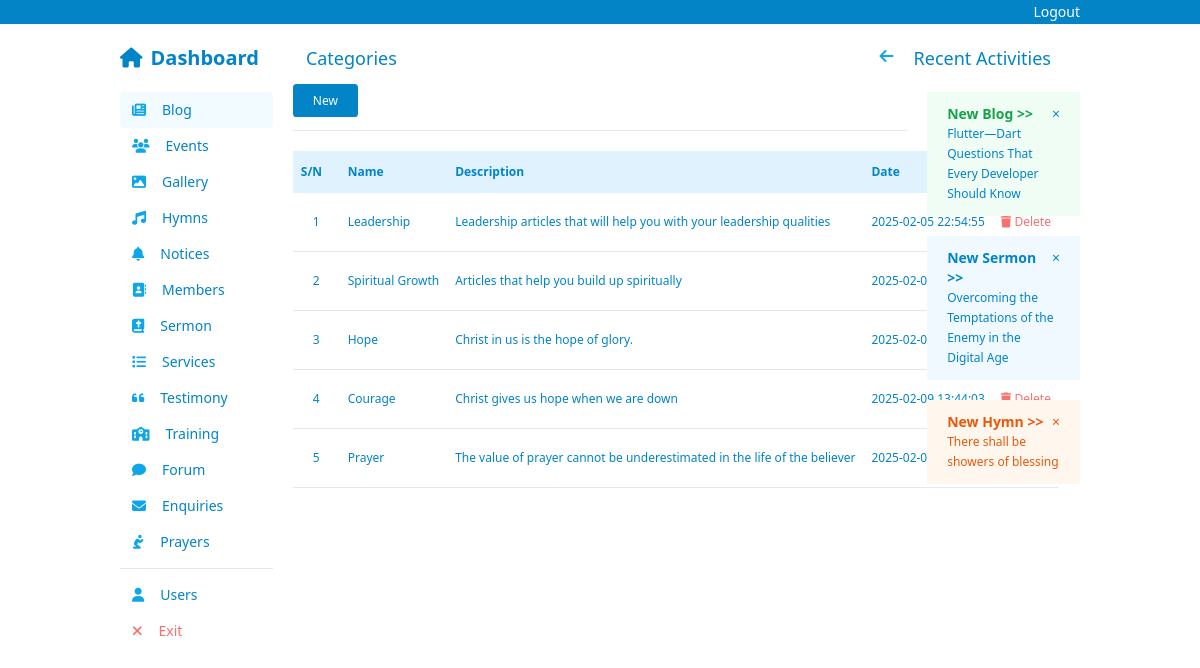
The page /admin/blog/categories on the database its author committed.
### web/admin/blog/models.py (models this page shows, shortened)
class Category(db.Model):
    __tablename__ = 'categories'
    id = db.Column(db.Integer, primary_key=True, autoincrement=True)
    name = db.Column(db.String(50), nullable=False, unique=True)
    description = db.Column(db.Text, nullable=True)
    slug = db.Column(db.String(80), nullable=False, unique=True)
    created_at = db.Column(db.DateTime(timezone=True), server_default=func.now())

### web/admin/blog/routes.py (the view)
@bp.route('/categories', methods=('GET',))
def categories():
    categories = Category.query.all()
    return render_template('admin/blog/category/index.html', title='Categories', categories=categories)

### app.py (called while the page is built)
@app.before_request
def before_request():
    g.user = get_current_user()

@app.context_processor
def utility_processor():
    def is_authenticated():
        return get_current_user() is not None
    def current_user():
        return get_current_user()
    return {
        'is_authenticated': is_authenticated,
        'current_user': current_user
    }

### web/auth/routes.py (called while the page is built)
@bp.before_app_request
def load_logged_in_user():
    pass

### web/context.py (called while the page is built)
def get_current_user():
    if not hasattr(g, 'current_user'):
        if 'user_id' in session:
            g.current_user = User.query.get(session['user_id'])
        else:
            g.current_user = None
    return g.current_user

### web/templates/admin/blog/category/index.html (shortened to what this page needs)
{% extends 'admin/base.html' %}
{% block content %}
<div class="text-[12px]">
  <a class="py-2 px-5 bg-sky-600 text-white" href="{{ url_for('blog_admin.create_category') }}">New</a>
  <hr class="my-5">
{% if categories|length > 0 %}
    <table class="w-full text-left   table-auto min-w-max text-gray-800 p-2">
      <thead>
        <tr class="bg-sky-100 font-light text-sky-600">
          <th class="py-3 px-2">S/N</th>
          <th class="py-3 px-2">Name</th>
          <th class="py-3 px-2">Description</th>
          <th class="py-3 px-2">Date</th>
          <th>Actions</th>
        </tr>
      </thead>
      <tbody class="text-sky-600">
        {% for category in categories %}
          <tr  class="cursor-pointer items-center p-3 border-b hover:bg-sky-50/50 clickable-row" data-href="{{ url_for('blog_admin.edit_category', pk=category.id) }}">
              <td class="p-5">{{ category.id }}</td>
              <td class="px-2 py-3">{{category.name}}</td>
              <td class="px-2 py-3">{{category.description}}</td>
              <td class="px-2 py-3">{{ category.created_at }}</td>
              <td class="px-2 py-3 text-red-400"><a href="{{url_for('blog_admin.confirm_delete_category', pk=category.id)}}"><i class="fa-solid fa-trash"></i> Delete</a></td>
          </tr>
      {% endfor %}
      </tbody>
    </table>
{% else %}
<p class="text-gray-500">No categories have been created yet. Click</p>
{% endif %}
</div>
{% endblock %}

### web/static/css/style.css (style rules this page uses)
input, a, button, textarea { border-radius: .3em; }

### rows shown on the page
Category: id "1", name "Leadership", description "Leadership articles that will help you with your leadership qualities", created_at "2025-02-05 22:54:55"
Category: id "2", name "Spiritual Growth", description "Articles that help you build up spiritually", created_at "2025-02-09…"
Category: id "3", name "Hope", description "Christ in us is the hope of glory.", created_at "2025-02-09…"
Category: id "4", name "Courage", description "Christ gives us hope when we are down", created_at "2025-02-09 13:44:03"
Category: id "5", name "Prayer", description "The value of prayer cannot be underestimated in the life of the believer", created_at "2025-02-09…"

### other values the page prints
{{ title|capitalize }} "Categories"
